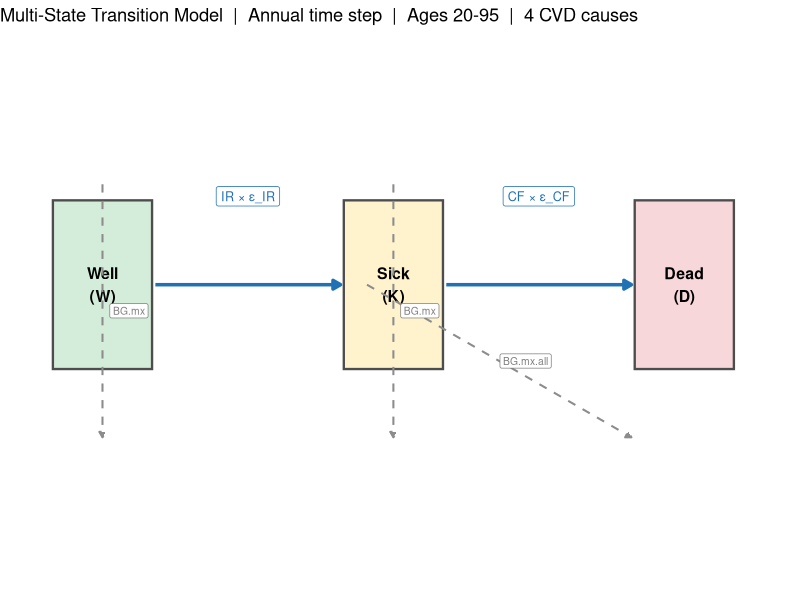

R code for this plot:
## ---- chunk 1
library(data.table)
library(ggplot2)
library(knitr)
library(kableExtra)
library(scales)

knitr::opts_chunk$set(
  echo = FALSE,
  message = FALSE,
  warning = FALSE,
  fig.align = "center",
  out.width = "100%"
)
## ---- chunk 2
nodes <- data.table(
  x=c(1,3.2,5.4), y=c(1,1,1),
  label=c("Well\n(W)","Sick\n(K)","Dead\n(D)"),
  fill=c("#d4edda","#fff3cd","#f8d7da")
)
arr_main <- data.table(
  x1=c(1.40,3.60), y1=c(1,1), x2=c(2.80,5.00), y2=c(1,1),
  lbl=c("IR × ε_IR","CF × ε_CF")
)
arr_bg <- data.table(
  x1=c(1.0,3.2,3.0), y1=c(1.25,1.25,1.0),
  x2=c(1.0,3.2,5.0), y2=c(0.62,0.62,0.62),
  lbl=c("BG.mx","BG.mx","BG.mx.all")
)
ggplot() +
  geom_tile(data=nodes, aes(x=x,y=y,fill=fill),
            width=0.75,height=0.42,color="grey30",linewidth=0.8) +
  scale_fill_identity() +
  geom_text(data=nodes, aes(x=x,y=y,label=label), size=4, fontface="bold") +
  geom_segment(data=arr_main,
    aes(x=x1,y=y1,xend=x2,yend=y2),
    arrow=arrow(length=unit(0.22,"cm"),type="closed"),
    linewidth=1.2, color="#2171b5") +
  geom_label(data=arr_main,
    aes(x=(x1+x2)/2, y=y1+0.22, label=lbl),
    size=3.2, fill="white", label.padding=unit(0.12,"cm"), color="#2171b5") +
  geom_segment(data=arr_bg,
    aes(x=x1,y=y1,xend=x2,yend=y2),
    arrow=arrow(length=unit(0.16,"cm"),type="closed"),
    linewidth=0.7, color="grey55", linetype="dashed") +
  geom_label(data=arr_bg,
    aes(x=(x1+x2)/2+0.2, y=(y1+y2)/2, label=lbl),
    size=2.6, fill="white", color="grey50", label.padding=unit(0.08,"cm")) +
  scale_x_continuous(limits=c(0.5,6.0)) +
  scale_y_continuous(limits=c(0.28,1.58)) +
  theme_void(base_size=11) +
  labs(title="Multi-State Transition Model  |  Annual time step  |  Ages 20-95  |  4 CVD causes")
